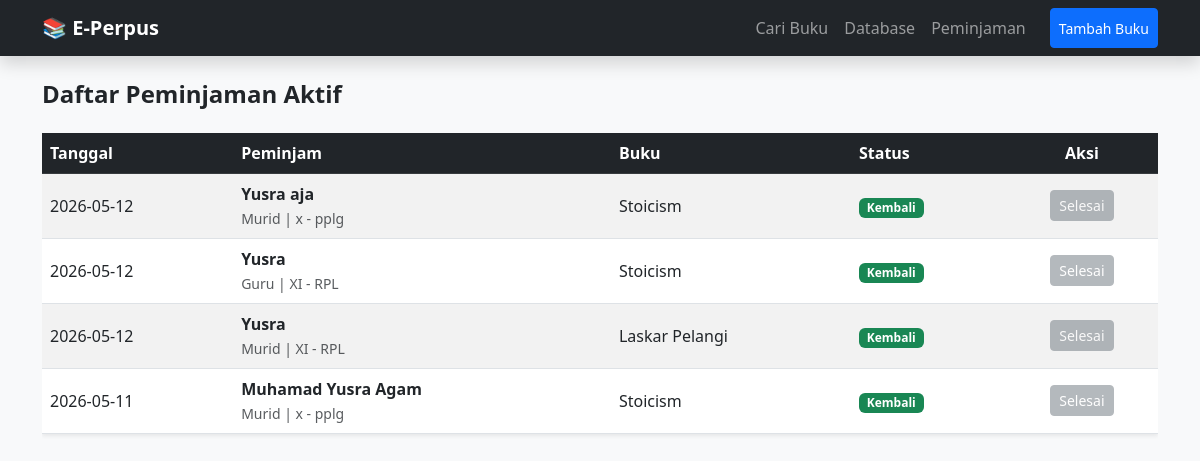
Page /peminjaman on the committed database.
### tables this page shows
CREATE TABLE peminjaman (
            id INTEGER PRIMARY KEY AUTOINCREMENT,
            id_buku INTEGER,
            id_anggota INTEGER,
            tgl_pinjam DATE,
            tgl_kembali DATE,
            status TEXT DEFAULT 'Dipinjam', tipe_user TEXT, kelas TEXT, jurusan TEXT,
            FOREIGN KEY (id_buku) REFERENCES buku (id),
            FOREIGN KEY (id_anggota) REFERENCES anggota (id)
        );

CREATE TABLE buku (
            id INTEGER PRIMARY KEY AUTOINCREMENT,
            judul TEXT NOT NULL,
            penulis TEXT,
            kategori TEXT,
            kode_rak TEXT, -- A (Rak Besar)
            baris_rak INTEGER, -- 1 (Barisan rak dari paling atas)
            stok INTEGER DEFAULT 1
        );

### app.py (the view)
@app.route('/peminjaman')
def daftar_peminjaman():
    conn = get_db_connection()
    peminjaman = conn.execute('''
        SELECT p.id, b.judul, p.id_anggota as nama, p.tipe_user, p.kelas, p.jurusan, p.tgl_pinjam, p.status
        FROM peminjaman p
        JOIN buku b ON p.id_buku = b.id
        ORDER BY p.tgl_pinjam DESC
    ''').fetchall()
    conn.close()
    return render_template('peminjaman.html', peminjaman=peminjaman)

### app.py (called while the page is built)
def get_db_connection():
    conn = sqlite3.connect('perpustakaan.db')
    conn.row_factory = sqlite3.Row
    return conn

### templates/peminjaman.html
{% extends 'layout.html' %}
{% block content %}
<h4 class="fw-bold mb-4">Daftar Peminjaman Aktif</h4>
<div class="table-responsive">
    <table class="table table-striped align-middle bg-white shadow-sm">
        <thead class="table-dark">
            <tr>
                <th>Tanggal</th>
                <th>Peminjam</th>
                <th>Buku</th>
                <th>Status</th>
                <th class="text-center">Aksi</th>
            </tr>
        </thead>
        <tbody>
            {% for p in peminjaman %}
            <tr>
                <td>{{ p.tgl_pinjam }}</td>
                <td>
                    <strong>{{ p.nama }}</strong><br>
                    <small class="text-muted">{{ p.tipe_user }} | {{ p.kelas }} - {{ p.jurusan }}</small>
                </td>
                <td>{{ p.judul }}</td>
                <td>
                    <span class="badge {{ 'bg-warning text-dark' if p.status == 'Dipinjam' else 'bg-success' }}">
                        {{ p.status }}
                    </span>
                </td>
                <td class="text-center">
                    {% if p.status == 'Dipinjam' %}
                    <a href="/return/{{ p.id }}" class="btn btn-sm btn-outline-success">Kembalikan</a>
                    {% else %}
                    <button class="btn btn-sm btn-secondary disabled opacity-50">Selesai</button>
                    {% endif %}
                </td>
            </tr>
            {% endfor %}
        </tbody>
    </table>
</div>
{% endblock %}

### rows in the picture
peminjaman: tgl_pinjam "2026-05-12", nama "Yusra aja", tipe_user "Murid", kelas "x", jurusan "pplg", judul "Stoicism", status "Kembali", shows "Selesai"
peminjaman: tgl_pinjam "2026-05-12", nama "Yusra", tipe_user "Guru", kelas "XI", jurusan "RPL", judul "Stoicism", status "Kembali", shows "Selesai"
peminjaman: tgl_pinjam "2026-05-12", nama "Yusra", tipe_user "Murid", kelas "XI", jurusan "RPL", judul "Laskar Pelangi", status "Kembali", shows "Selesai"
peminjaman: tgl_pinjam "2026-05-11", nama "Muhamad Yusra Agam", tipe_user "Murid", kelas "x", jurusan "pplg", judul "Stoicism", status "Kembali", shows "Selesai"
